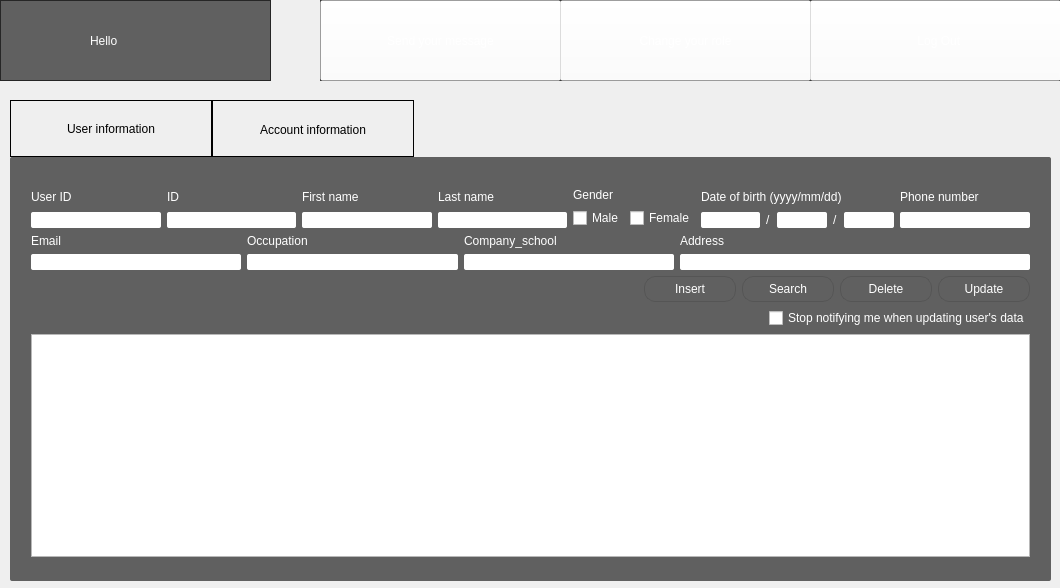
<?xml version="1.0" encoding="UTF-8"?>
<ui version="4.0">
 <class>Administrator</class>
 <widget class="QWidget" name="Administrator">
  <property name="geometry">
   <rect>
    <x>0</x>
    <y>0</y>
    <width>1060</width>
    <height>588</height>
   </rect>
  </property>
  <property name="sizePolicy">
   <sizepolicy hsizetype="Fixed" vsizetype="Fixed">
    <horstretch>0</horstretch>
    <verstretch>0</verstretch>
   </sizepolicy>
  </property>
  <property name="minimumSize">
   <size>
    <width>1060</width>
    <height>588</height>
   </size>
  </property>
  <property name="maximumSize">
   <size>
    <width>1060</width>
    <height>588</height>
   </size>
  </property>
  <property name="windowTitle">
   <string>Administrator</string>
  </property>
  <property name="styleSheet">
   <string notr="true">#Administrator{
border-image: url(:/appscreen/Resources/appscreen/Admin_Background.png);
}
QTabWidget::pane{
border:0;
}
QLabel{
font: 9pt &quot;Segoe UI&quot;;
color:white;
}
QCheckBox{
font: 9pt &quot;Segoe UI&quot;;
color: black;
}
QLineEdit{
border-radius:2px;
}
</string>
  </property>
  <widget class="QTabWidget" name="tabWidget">
   <property name="geometry">
    <rect>
     <x>10</x>
     <y>100</y>
     <width>1041</width>
     <height>481</height>
    </rect>
   </property>
   <property name="styleSheet">
    <string notr="true">#user_Information{
	background-color:  rgba(0, 0, 0,0.6);

	border-radius:2px;
}
#account_Information{
background-color:  rgba(0, 0, 0,0.6);
border-radius:2px;
}
QTabBar::tab{
font: 9pt &quot;Segoe UI&quot;;
color:black;
width: 200px;
height:55px;

border: 1px solid black;
	font: 10pt &quot;Segoe UI&quot;;
border-radius: 0px;background-color: rgba(66, 134, 244, .4);
border-color:rgba(255, 255, 255, .5)
}
QTabBar::tab:selected{
font: 9pt &quot;Segoe UI&quot;;
color:black;
width: 200px;
border: 1px solid black;
	font: 10pt &quot;Segoe UI&quot;;
border-radius: 0px;background-color: rgba(255, 255, 255, .4);border-color:rgba(255, 255, 255, .5)
}


</string>
   </property>
   <property name="currentIndex">
    <number>0</number>
   </property>
   <widget class="QWidget" name="user_Information">
    <attribute name="title">
     <string>User information</string>
    </attribute>
    <widget class="QWidget" name="layoutWidget">
     <property name="geometry">
      <rect>
       <x>10</x>
       <y>20</y>
       <width>1021</width>
       <height>391</height>
      </rect>
     </property>
     <layout class="QVBoxLayout" name="verticalLayout_12">
      <item>
       <layout class="QVBoxLayout" name="verticalLayout_11">
        <item>
         <layout class="QGridLayout" name="gridLayout">
          <property name="bottomMargin">
           <number>0</number>
          </property>
          <item row="0" column="0">
           <layout class="QHBoxLayout" name="horizontalLayout_3">
            <item>
             <layout class="QVBoxLayout" name="verticalLayout">
              <item>
               <widget class="QLabel" name="label">
                <property name="text">
                 <string>User ID</string>
                </property>
               </widget>
              </item>
              <item>
               <widget class="QLineEdit" name="userIdLe"/>
              </item>
             </layout>
            </item>
            <item>
             <layout class="QVBoxLayout" name="verticalLayout_19">
              <item>
               <widget class="QLabel" name="label_4">
                <property name="text">
                 <string>ID</string>
                </property>
               </widget>
              </item>
              <item>
               <widget class="QLineEdit" name="IdLe"/>
              </item>
             </layout>
            </item>
            <item>
             <layout class="QVBoxLayout" name="verticalLayout_2">
              <item>
               <widget class="QLabel" name="label_2">
                <property name="text">
                 <string>First name</string>
                </property>
               </widget>
              </item>
              <item>
               <widget class="QLineEdit" name="firstNameLe"/>
              </item>
             </layout>
            </item>
            <item>
             <layout class="QVBoxLayout" name="verticalLayout_3">
              <item>
               <widget class="QLabel" name="label_5">
                <property name="text">
                 <string>Last name</string>
                </property>
               </widget>
              </item>
              <item>
               <widget class="QLineEdit" name="lastNameLe">
                <property name="maximumSize">
                 <size>
                  <width>16777215</width>
                  <height>16777215</height>
                 </size>
                </property>
               </widget>
              </item>
             </layout>
            </item>
            <item>
             <layout class="QVBoxLayout" name="verticalLayout_4">
              <item>
               <widget class="QLabel" name="label_6">
                <property name="text">
                 <string>Gender</string>
                </property>
               </widget>
              </item>
              <item>
               <layout class="QHBoxLayout" name="horizontalLayout">
                <item>
                 <widget class="QCheckBox" name="maleCheckBox">
                  <property name="styleSheet">
                   <string notr="true">color: white;</string>
                  </property>
                  <property name="text">
                   <string>Male</string>
                  </property>
                 </widget>
                </item>
                <item>
                 <widget class="QCheckBox" name="femaleCheckBox">
                  <property name="styleSheet">
                   <string notr="true">color: white;</string>
                  </property>
                  <property name="text">
                   <string>Female</string>
                  </property>
                 </widget>
                </item>
               </layout>
              </item>
             </layout>
            </item>
            <item>
             <layout class="QVBoxLayout" name="verticalLayout_5">
              <property name="spacing">
               <number>6</number>
              </property>
              <item>
               <widget class="QLabel" name="label_7">
                <property name="text">
                 <string>Date of birth (yyyy/mm/dd)</string>
                </property>
               </widget>
              </item>
              <item>
               <layout class="QHBoxLayout" name="horizontalLayout_2">
                <item>
                 <widget class="QLineEdit" name="yearLe">
                  <property name="sizePolicy">
                   <sizepolicy hsizetype="Fixed" vsizetype="Fixed">
                    <horstretch>0</horstretch>
                    <verstretch>0</verstretch>
                   </sizepolicy>
                  </property>
                  <property name="maximumSize">
                   <size>
                    <width>59</width>
                    <height>16777215</height>
                   </size>
                  </property>
                 </widget>
                </item>
                <item>
                 <widget class="QLabel" name="label_10">
                  <property name="text">
                   <string>/</string>
                  </property>
                 </widget>
                </item>
                <item>
                 <widget class="QLineEdit" name="monthLe">
                  <property name="sizePolicy">
                   <sizepolicy hsizetype="Fixed" vsizetype="Fixed">
                    <horstretch>0</horstretch>
                    <verstretch>0</verstretch>
                   </sizepolicy>
                  </property>
                  <property name="maximumSize">
                   <size>
                    <width>50</width>
                    <height>16777215</height>
                   </size>
                  </property>
                 </widget>
                </item>
                <item>
                 <widget class="QLabel" name="label_11">
                  <property name="text">
                   <string>/</string>
                  </property>
                 </widget>
                </item>
                <item>
                 <widget class="QLineEdit" name="dayLe">
                  <property name="sizePolicy">
                   <sizepolicy hsizetype="Fixed" vsizetype="Fixed">
                    <horstretch>0</horstretch>
                    <verstretch>0</verstretch>
                   </sizepolicy>
                  </property>
                  <property name="maximumSize">
                   <size>
                    <width>50</width>
                    <height>16777215</height>
                   </size>
                  </property>
                 </widget>
                </item>
               </layout>
              </item>
             </layout>
            </item>
            <item>
             <layout class="QVBoxLayout" name="verticalLayout_6">
              <item>
               <widget class="QLabel" name="label_8">
                <property name="text">
                 <string>Phone number</string>
                </property>
               </widget>
              </item>
              <item>
               <widget class="QLineEdit" name="phoneNumberLe"/>
              </item>
             </layout>
            </item>
           </layout>
          </item>
          <item row="1" column="0">
           <layout class="QHBoxLayout" name="horizontalLayout_4">
            <item>
             <layout class="QVBoxLayout" name="verticalLayout_7">
              <item>
               <widget class="QLabel" name="label_9">
                <property name="text">
                 <string>Email</string>
                </property>
               </widget>
              </item>
              <item>
               <widget class="QLineEdit" name="emailLe"/>
              </item>
             </layout>
            </item>
            <item>
             <layout class="QVBoxLayout" name="verticalLayout_8">
              <item>
               <widget class="QLabel" name="label_12">
                <property name="text">
                 <string>Occupation</string>
                </property>
               </widget>
              </item>
              <item>
               <widget class="QLineEdit" name="occupationLe"/>
              </item>
             </layout>
            </item>
            <item>
             <layout class="QVBoxLayout" name="verticalLayout_9">
              <item>
               <widget class="QLabel" name="label_13">
                <property name="text">
                 <string>Company_school</string>
                </property>
               </widget>
              </item>
              <item>
               <widget class="QLineEdit" name="companySchoolLe"/>
              </item>
             </layout>
            </item>
            <item>
             <layout class="QVBoxLayout" name="verticalLayout_10">
              <property name="rightMargin">
               <number>0</number>
              </property>
              <item>
               <widget class="QLabel" name="label_14">
                <property name="text">
                 <string>Address</string>
                </property>
               </widget>
              </item>
              <item>
               <widget class="QLineEdit" name="addressLe">
                <property name="minimumSize">
                 <size>
                  <width>350</width>
                  <height>0</height>
                 </size>
                </property>
                <property name="maximumSize">
                 <size>
                  <width>350</width>
                  <height>16777215</height>
                 </size>
                </property>
               </widget>
              </item>
             </layout>
            </item>
           </layout>
          </item>
         </layout>
        </item>
        <item>
         <layout class="QHBoxLayout" name="horizontalLayout_5">
          <item>
           <spacer name="horizontalSpacer">
            <property name="orientation">
             <enum>Qt::Horizontal</enum>
            </property>
            <property name="sizeHint" stdset="0">
             <size>
              <width>778</width>
              <height>20</height>
             </size>
            </property>
           </spacer>
          </item>
          <item>
           <widget class="QPushButton" name="insertButton">
            <property name="styleSheet">
             <string notr="true">#insertButton {
	
color: white;
border: 1px solid #555;
border-radius: 11px;
padding: 5px;
background: qradialgradient(cx: 0.3, cy: -0.4,
fx: 0.3, fy: -0.4,
radius: 1.35, stop: 0 #fff, stop: 1 #fff);
min-width: 80px;
background-color: rgba(255,255,255, .5);
}

#insertButton:hover {
background: qradialgradient(cx: 0.3, cy: -0.4,
fx: 0.3, fy: -0.4,
radius: 1.35, stop: 0 #fff, stop: 1 #bbb);
}

#insertButton:pressed {
background: qradialgradient(cx: 0.4, cy: -0.1,
fx: 0.4, fy: -0.1,
radius: 1.35, stop: 0 #fff, stop: 1 #ddd);
}</string>
            </property>
            <property name="text">
             <string>Insert</string>
            </property>
           </widget>
          </item>
          <item>
           <widget class="QPushButton" name="searchButton">
            <property name="styleSheet">
             <string notr="true">#searchButton {
	
color: white;
border: 1px solid #555;
border-radius: 11px;
padding: 5px;
background: qradialgradient(cx: 0.3, cy: -0.4,
fx: 0.3, fy: -0.4,
radius: 1.35, stop: 0 #fff, stop: 1 #888);
min-width: 80px;
background-color: rgba(255,255,255, .5);
}

#searchButton:hover {
background: qradialgradient(cx: 0.3, cy: -0.4,
fx: 0.3, fy: -0.4,
radius: 1.35, stop: 0 #fff, stop: 1 #bbb);
}

#searchButton:pressed {
background: qradialgradient(cx: 0.4, cy: -0.1,
fx: 0.4, fy: -0.1,
radius: 1.35, stop: 0 #fff, stop: 1 #ddd);
}</string>
            </property>
            <property name="text">
             <string>Search</string>
            </property>
           </widget>
          </item>
          <item>
           <widget class="QPushButton" name="deleteButton">
            <property name="styleSheet">
             <string notr="true">#deleteButton{
color: white;
border: 1px solid #555;
border-radius: 11px;
padding: 5px;
background: qradialgradient(cx: 0.3, cy: -0.4,
fx: 0.3, fy: -0.4,
radius: 1.35, stop: 0 #fff, stop: 1 #888);
min-width: 80px;
background-color: rgba(255,255,255, .5);
}

#deleteButton:hover {
background: qradialgradient(cx: 0.3, cy: -0.4,
fx: 0.3, fy: -0.4,
radius: 1.35, stop: 0 #fff, stop: 1 #bbb);
}

#deleteButton:pressed {
background: qradialgradient(cx: 0.4, cy: -0.1,
fx: 0.4, fy: -0.1,
radius: 1.35, stop: 0 #fff, stop: 1 #ddd);
}</string>
            </property>
            <property name="text">
             <string>Delete</string>
            </property>
           </widget>
          </item>
          <item>
           <widget class="QPushButton" name="updateButton">
            <property name="styleSheet">
             <string notr="true">#updateButton{
color: white;
border: 1px solid #555;
border-radius: 11px;
padding: 5px;
background: qradialgradient(cx: 0.3, cy: -0.4,
fx: 0.3, fy: -0.4,
radius: 1.35, stop: 0 #fff, stop: 1 #888);
min-width: 80px;
background-color: rgba(255,255,255, .5);
}

#updateButton:hover {
background: qradialgradient(cx: 0.3, cy: -0.4,
fx: 0.3, fy: -0.4,
radius: 1.35, stop: 0 #fff, stop: 1 #bbb);
}

#updateButton:pressed {
background: qradialgradient(cx: 0.4, cy: -0.1,
fx: 0.4, fy: -0.1,
radius: 1.35, stop: 0 #fff, stop: 1 #ddd);
}</string>
            </property>
            <property name="text">
             <string>Update</string>
            </property>
           </widget>
          </item>
         </layout>
        </item>
       </layout>
      </item>
      <item>
       <layout class="QHBoxLayout" name="horizontalLayout_9">
        <item>
         <spacer name="horizontalSpacer_3">
          <property name="orientation">
           <enum>Qt::Horizontal</enum>
          </property>
          <property name="sizeHint" stdset="0">
           <size>
            <width>40</width>
            <height>20</height>
           </size>
          </property>
         </spacer>
        </item>
        <item>
         <widget class="QCheckBox" name="notiUpdate">
          <property name="toolTip">
           <string>&lt;html&gt;&lt;head/&gt;&lt;body&gt;&lt;p&gt;&lt;span style=&quot; color:#ffffff;&quot;&gt;Stop notifying me when updating data&lt;/span&gt;&lt;/p&gt;&lt;/body&gt;&lt;/html&gt;</string>
          </property>
          <property name="styleSheet">
           <string notr="true">color: white;</string>
          </property>
          <property name="text">
           <string>Stop notifying me when updating user's data</string>
          </property>
         </widget>
        </item>
       </layout>
      </item>
      <item>
       <widget class="QTableView" name="userView"/>
      </item>
     </layout>
    </widget>
   </widget>
   <widget class="QWidget" name="account_Information">
    <attribute name="title">
     <string>Account information</string>
    </attribute>
    <widget class="QWidget" name="layoutWidget">
     <property name="geometry">
      <rect>
       <x>10</x>
       <y>20</y>
       <width>1021</width>
       <height>391</height>
      </rect>
     </property>
     <layout class="QVBoxLayout" name="verticalLayout_18">
      <item>
       <layout class="QVBoxLayout" name="verticalLayout_17">
        <item>
         <layout class="QHBoxLayout" name="horizontalLayout_7">
          <item>
           <layout class="QVBoxLayout" name="verticalLayout_13">
            <item>
             <widget class="QLabel" name="label_15">
              <property name="text">
               <string>User ID</string>
              </property>
             </widget>
            </item>
            <item>
             <widget class="QLineEdit" name="userIdLe_2"/>
            </item>
           </layout>
          </item>
          <item>
           <layout class="QVBoxLayout" name="verticalLayout_14">
            <item>
             <widget class="QLabel" name="label_16">
              <property name="text">
               <string>Account name</string>
              </property>
             </widget>
            </item>
            <item>
             <widget class="QLineEdit" name="accountNameLe"/>
            </item>
           </layout>
          </item>
          <item>
           <layout class="QVBoxLayout" name="verticalLayout_15">
            <item>
             <widget class="QLabel" name="label_17">
              <property name="text">
               <string>Password</string>
              </property>
             </widget>
            </item>
            <item>
             <widget class="QLineEdit" name="passwordLe"/>
            </item>
           </layout>
          </item>
          <item>
           <layout class="QVBoxLayout" name="verticalLayout_16">
            <item>
             <widget class="QLabel" name="label_3">
              <property name="text">
               <string>Account status</string>
              </property>
             </widget>
            </item>
            <item>
             <widget class="QCheckBox" name="banCheckBox">
              <property name="styleSheet">
               <string notr="true">color: white;</string>
              </property>
              <property name="text">
               <string>Banned</string>
              </property>
             </widget>
            </item>
           </layout>
          </item>
         </layout>
        </item>
        <item>
         <layout class="QHBoxLayout" name="horizontalLayout_12">
          <item>
           <widget class="QCheckBox" name="readerCheckBox">
            <property name="styleSheet">
             <string notr="true">color: white;</string>
            </property>
            <property name="text">
             <string>Reader</string>
            </property>
           </widget>
          </item>
          <item>
           <widget class="QCheckBox" name="librarianCheckBox">
            <property name="styleSheet">
             <string notr="true">color: white;</string>
            </property>
            <property name="text">
             <string>Librarian</string>
            </property>
           </widget>
          </item>
          <item>
           <widget class="QCheckBox" name="dataProcessorCheckBox">
            <property name="styleSheet">
             <string notr="true">color: white;</string>
            </property>
            <property name="text">
             <string>Data Processor</string>
            </property>
           </widget>
          </item>
          <item>
           <widget class="QCheckBox" name="administratorCheckBox">
            <property name="styleSheet">
             <string notr="true">color: white;</string>
            </property>
            <property name="text">
             <string>Administrator</string>
            </property>
           </widget>
          </item>
         </layout>
        </item>
        <item>
         <layout class="QHBoxLayout" name="horizontalLayout_8">
          <item>
           <spacer name="horizontalSpacer_2">
            <property name="orientation">
             <enum>Qt::Horizontal</enum>
            </property>
            <property name="sizeHint" stdset="0">
             <size>
              <width>570</width>
              <height>20</height>
             </size>
            </property>
           </spacer>
          </item>
          <item>
           <widget class="QPushButton" name="insertButton_2">
            <property name="styleSheet">
             <string notr="true">#insertButton_2 {
	
color: white;
border: 1px solid #555;
border-radius: 11px;
padding: 5px;
background: qradialgradient(cx: 0.3, cy: -0.4,
fx: 0.3, fy: -0.4,
radius: 1.35, stop: 0 #fff, stop: 1 #888);
min-width: 80px;
background-color: rgba(255,255,255, .5);
}

#insertButton_2:hover {
background: qradialgradient(cx: 0.3, cy: -0.4,
fx: 0.3, fy: -0.4,
radius: 1.35, stop: 0 #fff, stop: 1 #bbb);
}

#insertButton_2:pressed {
background: qradialgradient(cx: 0.4, cy: -0.1,
fx: 0.4, fy: -0.1,
radius: 1.35, stop: 0 #fff, stop: 1 #ddd);
}</string>
            </property>
            <property name="text">
             <string>Insert</string>
            </property>
           </widget>
          </item>
          <item>
           <widget class="QPushButton" name="searchButton_2">
            <property name="styleSheet">
             <string notr="true">#searchButton_2 {
	
color: white;
border: 1px solid #555;
border-radius: 11px;
padding: 5px;
background: qradialgradient(cx: 0.3, cy: -0.4,
fx: 0.3, fy: -0.4,
radius: 1.35, stop: 0 #fff, stop: 1 #888);
min-width: 80px;
background-color: rgba(255,255,255, .5);
}

#searchButton_2:hover {
background: qradialgradient(cx: 0.3, cy: -0.4,
fx: 0.3, fy: -0.4,
radius: 1.35, stop: 0 #fff, stop: 1 #bbb);
}

#searchButton_2:pressed {
background: qradialgradient(cx: 0.4, cy: -0.1,
fx: 0.4, fy: -0.1,
radius: 1.35, stop: 0 #fff, stop: 1 #ddd);
}</string>
            </property>
            <property name="text">
             <string>Search</string>
            </property>
           </widget>
          </item>
          <item>
           <layout class="QHBoxLayout" name="horizontalLayout_10"/>
          </item>
          <item>
           <widget class="QPushButton" name="deleteButton_2">
            <property name="sizePolicy">
             <sizepolicy hsizetype="Minimum" vsizetype="Fixed">
              <horstretch>0</horstretch>
              <verstretch>0</verstretch>
             </sizepolicy>
            </property>
            <property name="styleSheet">
             <string notr="true">#deleteButton_2 {
	
color: white;
border: 1px solid #555;
border-radius: 11px;
padding: 5px;
background: qradialgradient(cx: 0.3, cy: -0.4,
fx: 0.3, fy: -0.4,
radius: 1.35, stop: 0 #fff, stop: 1 #888);
min-width: 80px;
background-color: rgba(255,255,255, .5);
}

#deleteButton_2:hover {
background: qradialgradient(cx: 0.3, cy: -0.4,
fx: 0.3, fy: -0.4,
radius: 1.35, stop: 0 #fff, stop: 1 #bbb);
}

#deleteButton_2:pressed {
background: qradialgradient(cx: 0.4, cy: -0.1,
fx: 0.4, fy: -0.1,
radius: 1.35, stop: 0 #fff, stop: 1 #ddd);
}</string>
            </property>
            <property name="text">
             <string>Delete</string>
            </property>
           </widget>
          </item>
          <item>
           <widget class="QPushButton" name="updateButton_2">
            <property name="styleSheet">
             <string notr="true">#updateButton_2 {
	
color: white;
border: 1px solid #555;
border-radius: 11px;
padding: 5px;
background: qradialgradient(cx: 0.3, cy: -0.4,
fx: 0.3, fy: -0.4,
radius: 1.35, stop: 0 #fff, stop: 1 #888);
min-width: 80px;
background-color: rgba(255,255,255, .5);
}

#updateButton_2:hover {
background: qradialgradient(cx: 0.3, cy: -0.4,
fx: 0.3, fy: -0.4,
radius: 1.35, stop: 0 #fff, stop: 1 #bbb);
}

#updateButton_2:pressed {
background: qradialgradient(cx: 0.4, cy: -0.1,
fx: 0.4, fy: -0.1,
radius: 1.35, stop: 0 #fff, stop: 1 #ddd);
}</string>
            </property>
            <property name="text">
             <string>Update</string>
            </property>
           </widget>
          </item>
         </layout>
        </item>
        <item>
         <layout class="QHBoxLayout" name="horizontalLayout_6">
          <item>
           <spacer name="horizontalSpacer_5">
            <property name="orientation">
             <enum>Qt::Horizontal</enum>
            </property>
            <property name="sizeHint" stdset="0">
             <size>
              <width>40</width>
              <height>20</height>
             </size>
            </property>
           </spacer>
          </item>
          <item>
           <widget class="QCheckBox" name="notiUpdate_2">
            <property name="styleSheet">
             <string notr="true">color: white;</string>
            </property>
            <property name="text">
             <string>Stop notifying me when updating user's data</string>
            </property>
           </widget>
          </item>
         </layout>
        </item>
       </layout>
      </item>
      <item>
       <widget class="QTableView" name="accountView"/>
      </item>
     </layout>
    </widget>
   </widget>
  </widget>
  <widget class="QFrame" name="frame">
   <property name="geometry">
    <rect>
     <x>320</x>
     <y>0</y>
     <width>741</width>
     <height>81</height>
    </rect>
   </property>
   <property name="styleSheet">
    <string notr="true">background-color: rgba(0, 0, 0,0.5);</string>
   </property>
   <property name="frameShape">
    <enum>QFrame::StyledPanel</enum>
   </property>
   <property name="frameShadow">
    <enum>QFrame::Raised</enum>
   </property>
   <widget class="QPushButton" name="logOutButton">
    <property name="geometry">
     <rect>
      <x>490</x>
      <y>0</y>
      <width>251</width>
      <height>81</height>
     </rect>
    </property>
    <property name="styleSheet">
     <string notr="true">#logOutButton{
background-color: rgba(255, 255, 255,0);
color: white;
font: 12pt &quot;Segoe UI Symbol&quot;;
}
#logOutButton::hover{
background-color: rgba(255, 255, 255,0.3);
color: white;
font: 12pt &quot;Segoe UI Symbol&quot;;
}</string>
    </property>
    <property name="text">
     <string>  Log Out</string>
    </property>
    <property name="icon">
     <iconset resource="LIBPRO.qrc">
      <normaloff>:/icon/Resources/icon/logout (1).png</normaloff>:/icon/Resources/icon/logout (1).png</iconset>
    </property>
    <property name="iconSize">
     <size>
      <width>50</width>
      <height>50</height>
     </size>
    </property>
   </widget>
   <widget class="QPushButton" name="roleButton">
    <property name="geometry">
     <rect>
      <x>240</x>
      <y>0</y>
      <width>251</width>
      <height>81</height>
     </rect>
    </property>
    <property name="styleSheet">
     <string notr="true">#roleButton{
background-color: rgba(255, 255, 255,0);
color: white;
font: 12pt &quot;Segoe UI Symbol&quot;;
}
#roleButton::hover{
background-color: rgba(255, 255, 255,0.3);
color: white;
font: 12pt &quot;Segoe UI Symbol&quot;;
}</string>
    </property>
    <property name="text">
     <string>Change your role</string>
    </property>
    <property name="icon">
     <iconset resource="LIBPRO.qrc">
      <normaloff>:/icon/Resources/icon/shuffle (1).png</normaloff>:/icon/Resources/icon/shuffle (1).png</iconset>
    </property>
    <property name="iconSize">
     <size>
      <width>50</width>
      <height>50</height>
     </size>
    </property>
   </widget>
   <widget class="QPushButton" name="messageButton">
    <property name="geometry">
     <rect>
      <x>0</x>
      <y>0</y>
      <width>241</width>
      <height>81</height>
     </rect>
    </property>
    <property name="styleSheet">
     <string notr="true">#messageButton{
background-color: rgba(255, 255, 255,0);
color: white;
font: 12pt &quot;Segoe UI Symbol&quot;;
}
#messageButton::hover{
background-color: rgba(255, 255, 255,0.3);
color: white;
font: 12pt &quot;Segoe UI Symbol&quot;;
}</string>
    </property>
    <property name="text">
     <string>Send your message</string>
    </property>
    <property name="icon">
     <iconset resource="LIBPRO.qrc">
      <normaloff>:/icon/Resources/icon/6969.png</normaloff>:/icon/Resources/icon/6969.png</iconset>
    </property>
    <property name="iconSize">
     <size>
      <width>50</width>
      <height>50</height>
     </size>
    </property>
   </widget>
  </widget>
  <widget class="QFrame" name="frame_2">
   <property name="geometry">
    <rect>
     <x>0</x>
     <y>0</y>
     <width>271</width>
     <height>81</height>
    </rect>
   </property>
   <property name="styleSheet">
    <string notr="true">background-color: rgba(0, 0, 0,0.6);</string>
   </property>
   <property name="frameShape">
    <enum>QFrame::StyledPanel</enum>
   </property>
   <property name="frameShadow">
    <enum>QFrame::Raised</enum>
   </property>
   <widget class="QLabel" name="userLabel">
    <property name="geometry">
     <rect>
      <x>90</x>
      <y>30</y>
      <width>181</width>
      <height>21</height>
     </rect>
    </property>
    <property name="sizePolicy">
     <sizepolicy hsizetype="Fixed" vsizetype="Fixed">
      <horstretch>0</horstretch>
      <verstretch>0</verstretch>
     </sizepolicy>
    </property>
    <property name="styleSheet">
     <string notr="true">font: 11pt &quot;Segoe UI&quot;;
background-color: rgba(255, 255, 255,0);</string>
    </property>
    <property name="text">
     <string>Hello</string>
    </property>
   </widget>
   <widget class="QLabel" name="label_18">
    <property name="geometry">
     <rect>
      <x>20</x>
      <y>10</y>
      <width>61</width>
      <height>61</height>
     </rect>
    </property>
    <property name="styleSheet">
     <string notr="true">font: 11pt &quot;Segoe UI&quot;;
background-color: rgba(255, 255, 255,0);</string>
    </property>
    <property name="text">
     <string/>
    </property>
    <property name="pixmap">
     <pixmap resource="LIBPRO.qrc">:/barIcon/Resources/icon/user (1).png</pixmap>
    </property>
    <property name="scaledContents">
     <bool>true</bool>
    </property>
   </widget>
  </widget>
 </widget>
 <layoutdefault spacing="6" margin="11"/>
 <resources>
  <include location="LIBPRO.qrc"/>
 </resources>
 <connections/>
</ui>
